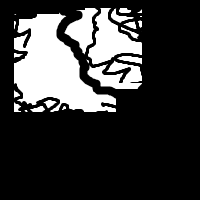
#> input picture images/square_bad.png, 200 x 200 px; its folder holds only this picture in this run
$ python tab_assessment_binary.py
#> lines starting #> are read from the running program, lines starting #| are printed output that depends on the picture; after the words box and inside, x2 and y2 are one past the last pixel; in counts of white or black regions, pixels touching at a corner belong together
### ImageDisplay.py
# class to display images and specified string in a row

import cv2 as cv
import numpy as np
import matplotlib.pyplot as plt
import os

class ImageRowDisplay:
    def __init__(self, images, labels, title=None, figsize=(12, 4)):
        """
        Initialize the ImageRowDisplay class.
        :param images: List of image arrays (NumPy format, OpenCV loaded images).
        :param labels: List of corresponding text labels.
        :param title: Overall title for the set of images.
        :param figsize: Size of the figure to display the images.
        """
        assert len(images) == len(labels), "Number of images and labels must be the same"
        self.images = images
        self.labels = labels
        self.title = title
        self.figsize = figsize
        self.fig = None

    def show_images(self):
        """Display the images in a row with their corresponding labels below."""
        num_images = len(self.images)
        fig = plt.figure(figsize=self.figsize)

        if self.title:
            plt.suptitle(self.title, fontsize=14, fontweight='bold')

        for i, (img, label) in enumerate(zip(self.images, self.labels)):
            plt.subplot(1, num_images, i + 1)

            # Convert BGR (OpenCV format) to RGB for Matplotlib
            if len(img.shape) == 3 and img.shape[2] == 3:
                img = cv.cvtColor(img, cv.COLOR_BGR2RGB)

            plt.imshow(img, cmap='gray' if len(img.shape) == 2 else None)
            plt.axis('off')
            plt.title(label, fontsize=10)

        plt.tight_layout()

        self.fig = fig
        plt.show()

    def save(self, base_fig_name, dir=None, dpi=300):
        """ save image """
        if dir is None:
            dir = './' # local directory
        os.makedirs(dir, exist_ok=True)
        filename = os.path.join(dir, base_fig_name)
        self.fig.savefig(filename, dpi=dpi)

# [5 lines of commented-out code are left out]

### tab_assessment_binary.py
#!/usr/bin/env python3

# display all images

from ImageDisplay import ImageRowDisplay
from pathlib import Path
import cv2 as cv
import os
import matplotlib.pyplot as plt

# import numpy as np

img_dir = '/home/dorian/CodeWSL/tab_assessment/images'
out_dir = '/home/dorian/CodeWSL/tab_assessment/output'
img_list = sorted(Path(img_dir).rglob('*.png'))

figsize = (15,4)
green = (0, 255, 0)
thickness = 1

imgs = []
img_basename = []
MAX_IMG = 100
for i, img_name in enumerate(img_list):
    print(f'{i}: {img_name}')
    if i > MAX_IMG:
        print(f'MAX_IMG reached')
        break

    # read in the images:
    img = cv.imread(img_name,cv.IMREAD_COLOR_RGB)
#> img is the input picture: shape (200, 200, 3); min 0, max 255, mean 57.5
    img = cv.cvtColor(img, cv.COLOR_RGB2GRAY)
#> img: shape (200, 200)

    img_basename.append(os.path.basename(img_name))
    imgs.append(img)

# display
fig_originals = ImageRowDisplay(images=imgs, labels=img_basename, figsize=figsize, title='original images')
#> in __init__, `self.images = images`: self.images = 1 item
fig_originals.show_images()
#> in show_images, `num_images = len(self.images)`: num_images = 1
#> the loop in show_images, `for i, (img, label) in enumerate(zip(self.images, self.labels)):` made 1 pass
#> label on pass 1: 'square_bad.png'

# now apply shape matching via contours:
img_ref_name = img_list[0] # assume the first image name in the list if the reference image (manually named AA_reference.png)
img_ref = imgs[0]
cont_ref, _ = cv.findContours(img_ref, cv.RETR_EXTERNAL, cv.CHAIN_APPROX_SIMPLE)
#> cont_ref = 23 contours, 10 with area under 20; largest, box (x1, y1, x2, y2) and area: (14, 12, 116, 112) 5218, (88, 8, 142, 65) 1402, (86, 59, 142, 89) 870, (64, 8, 98, 55) 732, (111, 8, 134, 23) 108

shape_similarity = []
conts = []
imgs_cont = []
for i, img in enumerate(imgs):
    cont, _ = cv.findContours(img, cv.RETR_EXTERNAL, cv.CHAIN_APPROX_SIMPLE)
    # only compare the maximum-sized contour: (max area? max perimeter?)
    cont_large = max(cont, key=cv.contourArea)

    if cont and cont_ref:
        # compute similarity measure
        similarity = cv.matchShapes(cont_large, cont_ref[0], cv.CONTOURS_MATCH_I1, 0.0)

        # prepare label format
        label = "{:.2f}".format(similarity)
        if i == 0:
            # reference image
            label = f'reference: {label}'
        print(f'shape similarity = {label}')

        # draw the contour
        img_contour = cv.cvtColor(img, cv.COLOR_GRAY2BGR)
        cv.drawContours(img_contour, cont, -1, green, thickness) #-1 for just contour, no fill


        conts.append(cont)
        shape_similarity.append(label)
        imgs_cont.append(img_contour)
#> this loop made 1 pass
#> similarity on pass 1: 0.498
#| shape similarity = reference: 0.50
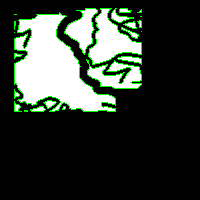
#> img_contour: shape (200, 200, 3); mean B, G, R 51.5, 60.6, 51.5
#> after the loop, conts = 1 item; imgs_cont = 1 item; shape_similarity = ['reference: 0.50']

print(f'shape similarity = {shape_similarity}')
#| shape similarity = ['reference: 0.50']
print(shape_similarity)
#| ['reference: 0.50']
# make plots
fig_similarity_contour = ImageRowDisplay(images=imgs_cont, labels=shape_similarity, title="similarity based on contours (lower is better)", figsize=figsize)
fig_similarity_contour.show_images()
#> the loop in show_images (call 2), `for i, (img, label) in enumerate(zip(self.images, self.labels)):` made 1 pass
fig_similarity_contour.save(base_fig_name='shape_similarity.png', dir='/home/dorian/CodeWSL/tab_assessment/output')


# similarity = 0 is perfect similarity
# set a threshold for similarity
